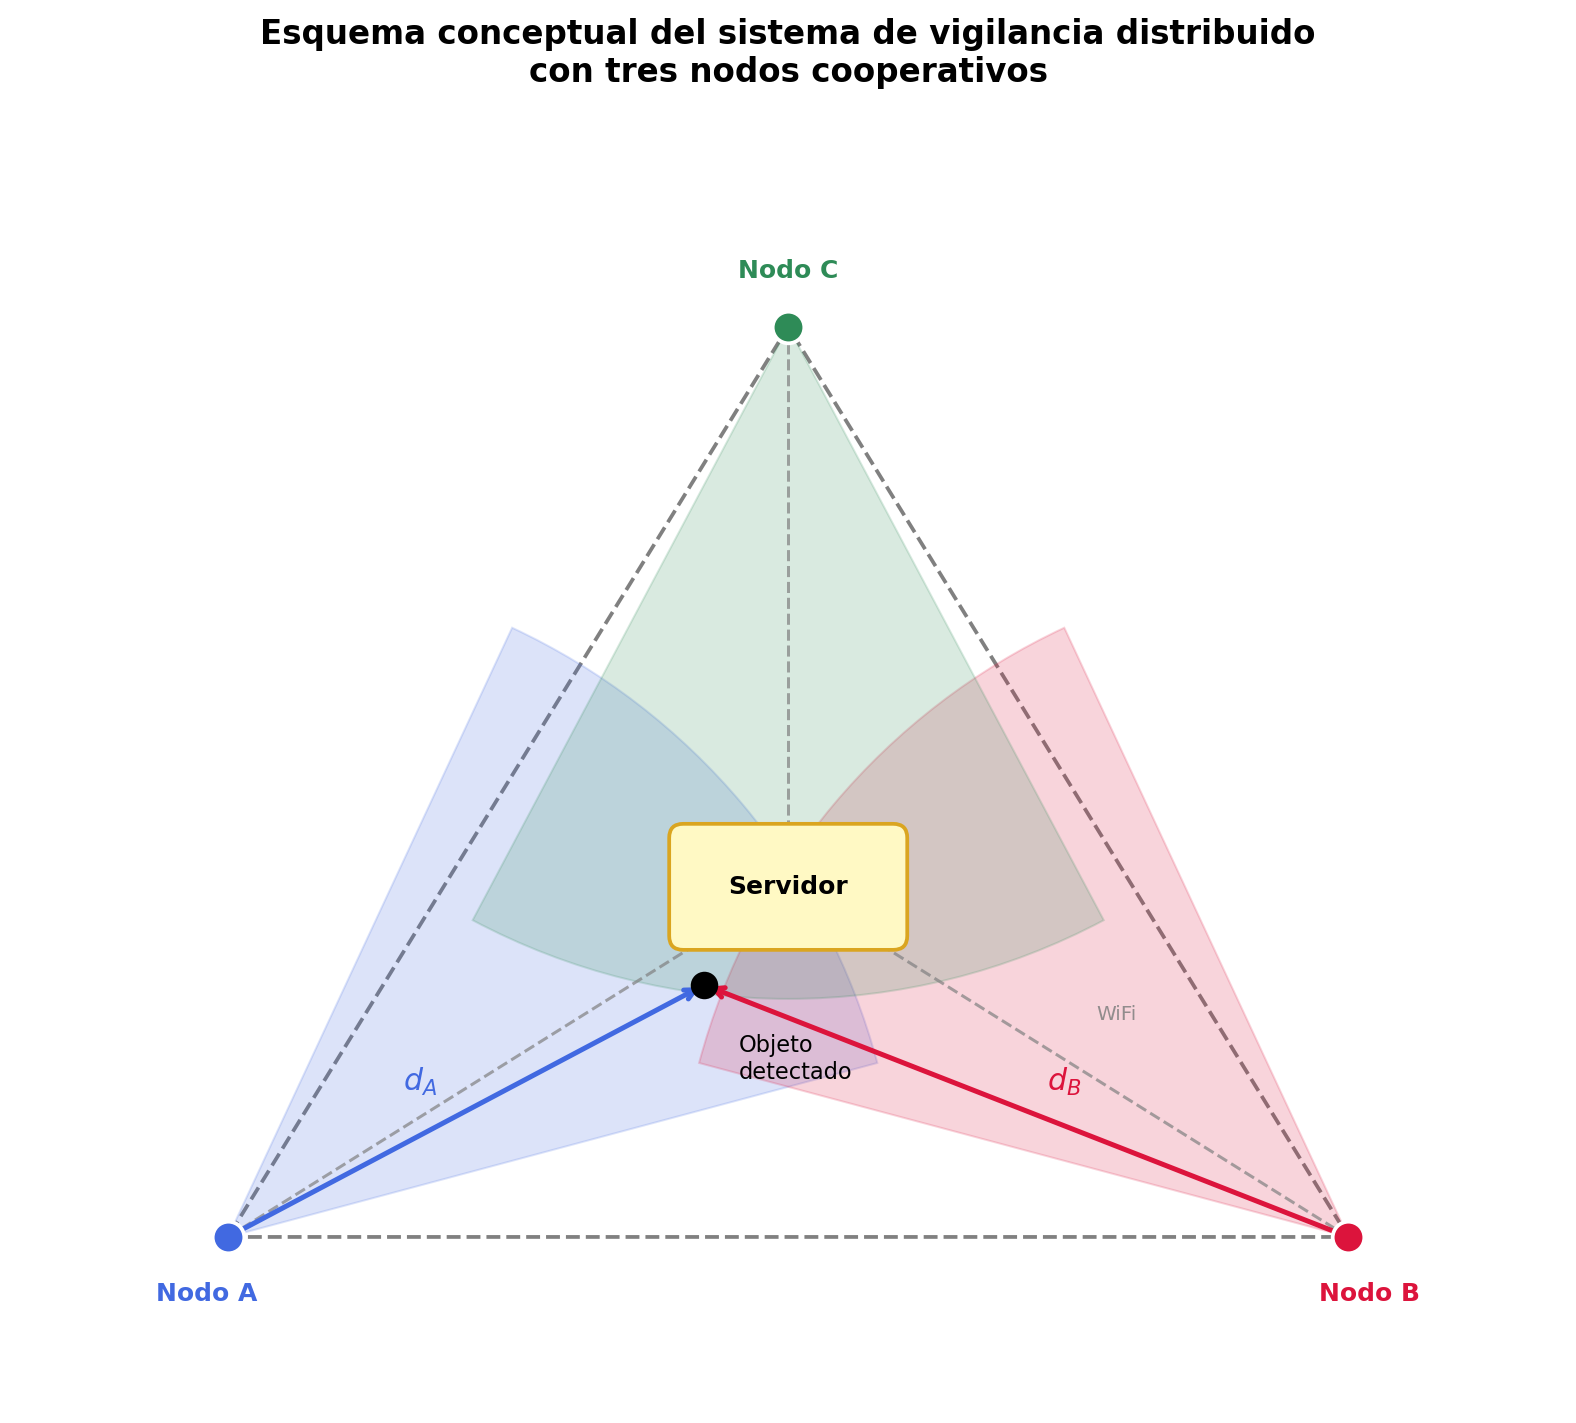

The Python source for this figure:
import numpy as np
import matplotlib.pyplot as plt
import matplotlib.patches as mpatches
from matplotlib.patches import Wedge, FancyArrowPatch

fig, ax = plt.subplots(figsize=(10, 8))
ax.set_xlim(-1.5, 9.5)
ax.set_ylim(-1.2, 8.0)
ax.set_aspect('equal')
ax.axis('off')

# --- Posiciones ---
A   = np.array([0.0, 0.0])   # Nodo A, inferior izquierdo
B   = np.array([8.0, 0.0])   # Nodo B, inferior derecho
C   = np.array([4.0, 6.5])   # Nodo C, superior
S   = np.array([4.0, 2.5])   # Servidor central
OBJ = np.array([3.4, 1.8])   # Objeto detectado

# --- Perímetro vigilado ---
triangle = plt.Polygon([A, B, C], closed=True,
                       fill=False, edgecolor='gray',
                       linestyle='--', linewidth=1.5, zorder=1)
ax.add_patch(triangle)

# --- Sectores de barrido ---
# Nodo A: apunta hacia el interior (~15° a 65°)
wedge_A = Wedge(A, 4.8, 15, 65, facecolor='royalblue', alpha=0.18,
                edgecolor='royalblue', linewidth=0.8, zorder=2)
ax.add_patch(wedge_A)

# Nodo B: apunta hacia el interior (~115° a 165°)
wedge_B = Wedge(B, 4.8, 115, 165, facecolor='crimson', alpha=0.18,
                edgecolor='crimson', linewidth=0.8, zorder=2)
ax.add_patch(wedge_B)

# Nodo C: apunta hacia el interior (~242° a 298°)
wedge_C = Wedge(C, 4.8, 242, 298, facecolor='seagreen', alpha=0.18,
                edgecolor='seagreen', linewidth=0.8, zorder=2)
ax.add_patch(wedge_C)

# --- Conexiones WiFi (líneas discontinuas al servidor) ---
for node in [A, B, C]:
    ax.plot([node[0], S[0]], [node[1], S[1]],
            color='gray', linestyle='--', linewidth=1.2, zorder=3, alpha=0.7)

ax.text(6.2, 1.55, 'WiFi', fontsize=8, color='gray', alpha=0.85)

# --- Servidor ---
server_box = mpatches.FancyBboxPatch(S - np.array([0.75, 0.35]),
                                     1.5, 0.7,
                                     boxstyle="round,pad=0.1",
                                     facecolor='#FFF9C4', edgecolor='goldenrod',
                                     linewidth=1.5, zorder=5)
ax.add_patch(server_box)
ax.text(S[0], S[1], 'Servidor', ha='center', va='center',
        fontsize=10, fontweight='bold', zorder=6)

# --- Líneas de distancia (trilateración) ---
ax.annotate('', xy=OBJ, xytext=A,
            arrowprops=dict(arrowstyle='->', color='royalblue', lw=2.0),
            zorder=7)
mid_A = (A + OBJ) / 2
ax.text(mid_A[0] - 0.45, mid_A[1] + 0.15, r'$d_A$',
        fontsize=12, color='royalblue', fontweight='bold', zorder=8)

ax.annotate('', xy=OBJ, xytext=B,
            arrowprops=dict(arrowstyle='->', color='crimson', lw=2.0),
            zorder=7)
mid_B = (B + OBJ) / 2
ax.text(mid_B[0] + 0.15, mid_B[1] + 0.15, r'$d_B$',
        fontsize=12, color='crimson', fontweight='bold', zorder=8)

# --- Nodos ---
node_style = dict(s=160, zorder=9, edgecolors='white', linewidths=1.5)
ax.scatter(*A, color='royalblue', **node_style)
ax.scatter(*B, color='crimson',   **node_style)
ax.scatter(*C, color='seagreen',  **node_style)

ax.text(A[0] - 0.15, A[1] - 0.45, 'Nodo A', ha='center',
        fontsize=10, fontweight='bold', color='royalblue')
ax.text(B[0] + 0.15, B[1] - 0.45, 'Nodo B', ha='center',
        fontsize=10, fontweight='bold', color='crimson')
ax.text(C[0], C[1] + 0.35, 'Nodo C', ha='center',
        fontsize=10, fontweight='bold', color='seagreen')

# --- Objeto detectado ---
ax.scatter(*OBJ, color='black', s=100, zorder=10)
ax.text(OBJ[0] + 0.25, OBJ[1] - 0.35, 'Objeto\ndetectado',
        fontsize=9, ha='left', va='top', color='black')

# --- Título ---
ax.set_title('Esquema conceptual del sistema de vigilancia distribuido\n'
             'con tres nodos cooperativos',
             fontsize=13, fontweight='bold', pad=14)

plt.tight_layout()
plt.savefig('figura_sistema.png', dpi=180, bbox_inches='tight')
plt.show()
